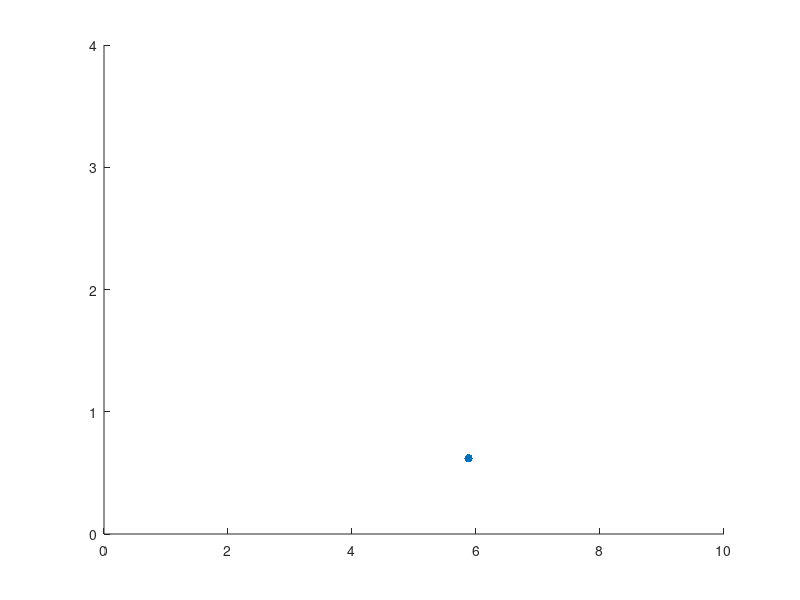

Recreate this plot in MATLAB.
%{
Upon release, the neurotransmitter molecules enter the synaptic cleft and diffuse across
fairly quickly. On a microscopic level, diffusion is the aggregate effect of many particles
moving randomly. As a first step, examine the motion of a single molecule.
%}

xbounds = [0 10];
ybounds = [0 4];
xdata = [mean(xbounds)];
ydata = [0];
xgrid = 0.01;
ygrid = 0.01;
figure
handle = scatter(xdata, ydata, 'filled');
xlim(xbounds);
ylim(ybounds);

for t = 1:10000
    p = 0.5;
    dx = ((rand > p) - 0.5) * 2;
    dy = ((rand > p) - 0.5) * 2;
    xdata = xdata + dx*xgrid;
    % these two lines assure the molecule stays in x bounds
    xdata(find(xdata < xbounds(1))) = xbounds(1);
    xdata(find(xdata > xbounds(2))) = xbounds(2);
    ydata = ydata + dy*ygrid;
    % these two lines assure the molecule stays within y bounds
    ydata(find(ydata < ybounds(1))) = ybounds(1);
    ydata(find(ydata > ybounds(2))) = ybounds(2);
    set(handle, 'xdata', xdata, 'ydata', ydata);
    drawnow;
end
